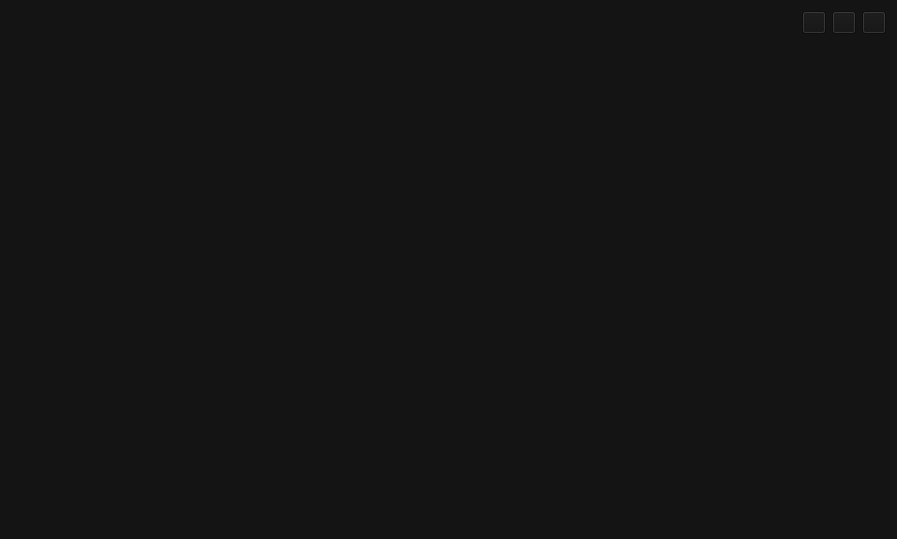
<?xml version="1.0" encoding="UTF-8"?>
<ui version="4.0">
 <class>MainWindow</class>
 <widget class="QMainWindow" name="MainWindow">
  <property name="geometry">
   <rect>
    <x>0</x>
    <y>0</y>
    <width>897</width>
    <height>539</height>
   </rect>
  </property>
  <property name="windowTitle">
   <string>Slicer</string>
  </property>
  <property name="autoFillBackground">
   <bool>false</bool>
  </property>
  <property name="styleSheet">
   <string notr="true">*{background-color:rgb(20, 20, 20)}
horizontalWidget{ background-color:rgb(20, 20, 20) }</string>
  </property>
  <widget class="QWidget" name="centralWidget">
   <layout class="QGridLayout" name="gridLayout_3">
    <item row="0" column="0">
     <layout class="QHBoxLayout" name="horizontalLayout">
      <item>
       <widget class="QLabel" name="labelLogo">
        <property name="sizePolicy">
         <sizepolicy hsizetype="Preferred" vsizetype="Preferred">
          <horstretch>0</horstretch>
          <verstretch>0</verstretch>
         </sizepolicy>
        </property>
        <property name="frameShape">
         <enum>QFrame::NoFrame</enum>
        </property>
        <property name="lineWidth">
         <number>0</number>
        </property>
        <property name="text">
         <string/>
        </property>
       </widget>
      </item>
      <item>
       <spacer name="horizontalSpacer">
        <property name="orientation">
         <enum>Qt::Horizontal</enum>
        </property>
        <property name="sizeHint" stdset="0">
         <size>
          <width>40</width>
          <height>20</height>
         </size>
        </property>
       </spacer>
      </item>
      <item>
       <widget class="QLabel" name="labelNet">
        <property name="sizePolicy">
         <sizepolicy hsizetype="Preferred" vsizetype="Preferred">
          <horstretch>0</horstretch>
          <verstretch>0</verstretch>
         </sizepolicy>
        </property>
        <property name="text">
         <string/>
        </property>
       </widget>
      </item>
      <item>
       <widget class="QToolButton" name="tbtnBack">
        <property name="text">
         <string/>
        </property>
       </widget>
      </item>
      <item>
       <widget class="QToolButton" name="tbtnMin">
        <property name="text">
         <string/>
        </property>
       </widget>
      </item>
      <item>
       <widget class="QToolButton" name="tbtnClose">
        <property name="text">
         <string/>
        </property>
       </widget>
      </item>
     </layout>
    </item>
    <item row="1" column="0">
     <widget class="QWidget" name="widget" native="true">
      <property name="sizePolicy">
       <sizepolicy hsizetype="Preferred" vsizetype="Expanding">
        <horstretch>0</horstretch>
        <verstretch>0</verstretch>
       </sizepolicy>
      </property>
      <layout class="QGridLayout" name="gridLayout_2">
       <property name="leftMargin">
        <number>0</number>
       </property>
       <property name="topMargin">
        <number>0</number>
       </property>
       <property name="rightMargin">
        <number>0</number>
       </property>
       <property name="bottomMargin">
        <number>0</number>
       </property>
       <item row="0" column="0">
        <layout class="QGridLayout" name="gridLayout"/>
       </item>
      </layout>
     </widget>
    </item>
   </layout>
  </widget>
  <action name="actionAddDate">
   <property name="text">
    <string>AddDate</string>
   </property>
  </action>
  <action name="actionDicom">
   <property name="text">
    <string>Dicom</string>
   </property>
  </action>
  <action name="actionSave">
   <property name="text">
    <string>Save</string>
   </property>
  </action>
 </widget>
 <layoutdefault spacing="6" margin="11"/>
 <resources/>
 <connections/>
</ui>
